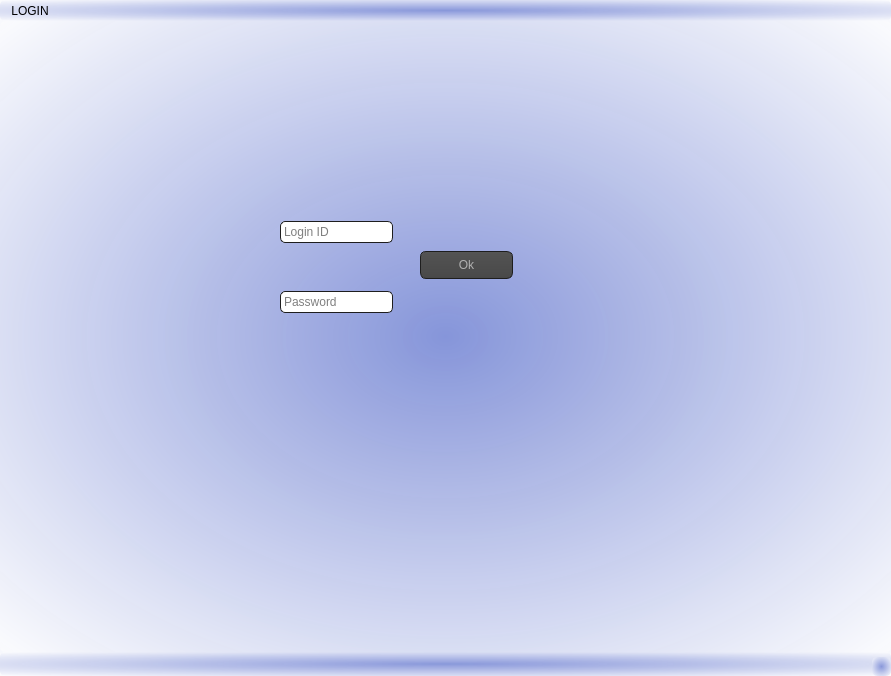
<?xml version="1.0" encoding="UTF-8"?>
<ui version="4.0">
 <class>MainWindow</class>
 <widget class="QMainWindow" name="MainWindow">
  <property name="geometry">
   <rect>
    <x>0</x>
    <y>0</y>
    <width>891</width>
    <height>676</height>
   </rect>
  </property>
  <property name="windowTitle">
   <string>MainWindow</string>
  </property>
  <property name="styleSheet">
   <string notr="true">QToolTip
{
     border: 1px solid black;
     background-color: #ffa02f;
     padding: 1px;
     border-radius: 3px;
     opacity: 100;
}
QFrame
{
	background-color: rgb(98, 98, 98);
}

QWidget
{
/* widget-&gt;setStyleSheet(&quot;background-color: transparent;&quot;);
widget-&gt;setWindowFlags(Qt::FramelessWindowHint);   //No windowing
widget-&gt;setAttribute(Qt::WA_TranslucentBackground); // No background*/
	color: rgb(0, 0, 0);
 /*  color: #b1b1b1;*/
 
	background-color: qradialgradient(spread:pad, cx:0.5, cy:0.5, radius:0.732, fx:0.5, fy:0.5, stop:0 rgba(134, 149, 217, 245), stop:1 rgba(255, 255, 255, 255));
	/*background-color: qradialgradient(spread:pad, cx:0.5, cy:0.5, radius:0.752, fx:0.513, fy:0.511364, stop:0 rgba(93, 63, 211, 255), stop:1 rgba(255, 255, 255, 255));*/

  padding: 1px;
   /* border-style: solid;
  /*  border: 1px solid #1e1e1e;*/
    border-radius: 5;
  /* background-color: #674ea7;*/
/*#323232; loun el page mtaa e l ajout w mtaa el supprimer w el adition w el affichage */
}

QWidget:item:hover
{
    background-color: QLinearGradient( x1: 0, y1: 0, x2: 0, y2: 1, stop: 0 #ffa02f, stop: 1 #ca0619);
    color: #000000;
}

QWidget:item:selected
{
    background-color: QLinearGradient( x1: 0, y1: 0, x2: 0, y2: 1, stop: 0 #ffa02f, stop: 1 #d7801a);
}

QMenuBar::item
{
    background: transparent;
}

QMenuBar::item:selected
{
    background: transparent;
    border: 1px solid #ffaa00;
}

QMenuBar::item:pressed
{
    background: #444;
    border: 1px solid #000;
    background-color: QLinearGradient(
        x1:0, y1:0,
        x2:0, y2:1,
        stop:1 #212121,
        stop:0.4 #343434/*,
        stop:0.2 #343434,
        stop:0.1 #ffaa00*/
    );
    margin-bottom:-1px;
    padding-bottom:1px;
}

QMenu
{
    border: 1px solid #000;
}

QMenu::item
{
    padding: 2px 20px 2px 20px;
}

QMenu::item:selected
{
    color: #000000;
}

QWidget:disabled
{
    color: #404040;
    background-color: #323232;
}

QAbstractItemView
{
    background-color: QLinearGradient( x1: 0, y1: 0, x2: 0, y2: 1, stop: 0 #4d4d4d, stop: 0.1 #646464, stop: 1 #5d5d5d);
}

QWidget:focus
{
    /*border: 2px solid QLinearGradient( x1: 0, y1: 0, x2: 0, y2: 1, stop: 0 #ffa02f, stop: 1 #d7801a);*/
}

QLineEdit
{
    background-color: QLinearGradient( x1: 0, y1: 0, x2: 0, y2: 1, stop: 0 #4d4d4d, stop: 0 #646464, stop: 1 #5d5d5d);
    padding: 1px;
    border-style: solid;
    border: 1px solid #1e1e1e;
    border-radius: 5;
}

QPushButton
{
    color: #b1b1b1;
    background-color: QLinearGradient( x1: 0, y1: 0, x2: 0, y2: 1, stop: 0 #565656, stop: 0.1 #525252, stop: 0.5 #4e4e4e, stop: 0.9 #4a4a4a, stop: 1 #464646);
    border-width: 1px;
    border-color: #1e1e1e;
    border-style: solid;
    border-radius: 6;
    padding: 3px;
    font-size: 12px;
    padding-left: 5px;
    padding-right: 5px;
}

QPushButton:pressed
{
    background-color: QLinearGradient( x1: 0, y1: 0, x2: 0, y2: 1, stop: 0 #2d2d2d, stop: 0.1 #2b2b2b, stop: 0.5 #292929, stop: 0.9 #282828, stop: 1 #252525);
}

QComboBox
{
    selection-background-color: #ffaa00;
    background-color: QLinearGradient( x1: 0, y1: 0, x2: 0, y2: 1, stop: 0 #565656, stop: 0.1 #525252, stop: 0.5 #4e4e4e, stop: 0.9 #4a4a4a, stop: 1 #464646);
    border-style: solid;
    border: 1px solid #1e1e1e;
    border-radius: 5;
}

QComboBox:hover,QPushButton:hover
{
    border: 2px solid QLinearGradient( x1: 0, y1: 0, x2: 0, y2: 1, stop: 0 #ffa02f, stop: 1 #d7801a);
}


QComboBox:on
{
    padding-top: 3px;
    padding-left: 4px;
    background-color: QLinearGradient( x1: 0, y1: 0, x2: 0, y2: 1, stop: 0 #2d2d2d, stop: 0.1 #2b2b2b, stop: 0.5 #292929, stop: 0.9 #282828, stop: 1 #252525);
    selection-background-color: #ffaa00;
}

QComboBox QAbstractItemView
{
    border: 2px solid darkgray;
    selection-background-color: QLinearGradient( x1: 0, y1: 0, x2: 0, y2: 1, stop: 0 #ffa02f, stop: 1 #d7801a);
}

QComboBox::drop-down
{
     subcontrol-origin: padding;
     subcontrol-position: top right;
     width: 15px;

     border-left-width: 0px;
     border-left-color: darkgray;
     border-left-style: solid; /* just a single line */
     border-top-right-radius: 3px; /* same radius as the QComboBox */
     border-bottom-right-radius: 3px;
 }

QComboBox::down-arrow
{
     image: url(:/down_arrow.png);
}

QGroupBox:focus
{
border: 2px solid QLinearGradient( x1: 0, y1: 0, x2: 0, y2: 1, stop: 0 #ffa02f, stop: 1 #d7801a);
}

QTextEdit:focus
{
    border: 2px solid QLinearGradient( x1: 0, y1: 0, x2: 0, y2: 1, stop: 0 #ffa02f, stop: 1 #d7801a);
}

QScrollBar:horizontal {
     border: 1px solid #222222;
     background: QLinearGradient( x1: 0, y1: 0, x2: 0, y2: 1, stop: 0.0 #121212, stop: 0.2 #282828, stop: 1 #484848);
     height: 7px;
     margin: 0px 16px 0 16px;
}

QScrollBar::handle:horizontal
{
      background: QLinearGradient( x1: 0, y1: 0, x2: 1, y2: 0, stop: 0 #ffa02f, stop: 0.5 #d7801a, stop: 1 #ffa02f);
      min-height: 20px;
      border-radius: 2px;
}

QScrollBar::add-line:horizontal {
      border: 1px solid #1b1b19;
      border-radius: 2px;
      background: QLinearGradient( x1: 0, y1: 0, x2: 1, y2: 0, stop: 0 #ffa02f, stop: 1 #d7801a);
      width: 14px;
      subcontrol-position: right;
      subcontrol-origin: margin;
}

QScrollBar::sub-line:horizontal {
      border: 1px solid #1b1b19;
      border-radius: 2px;
      background: QLinearGradient( x1: 0, y1: 0, x2: 1, y2: 0, stop: 0 #ffa02f, stop: 1 #d7801a);
      width: 14px;
     subcontrol-position: left;
     subcontrol-origin: margin;
}

QScrollBar::right-arrow:horizontal, QScrollBar::left-arrow:horizontal
{
      border: 1px solid black;
      width: 1px;
      height: 1px;
      background: white;
}

QScrollBar::add-page:horizontal, QScrollBar::sub-page:horizontal
{
      background: none;
}

QScrollBar:vertical
{
      background: QLinearGradient( x1: 0, y1: 0, x2: 1, y2: 0, stop: 0.0 #121212, stop: 0.2 #282828, stop: 1 #484848);
      width: 7px;
      margin: 16px 0 16px 0;
      border: 1px solid #222222;
}

QScrollBar::handle:vertical
{
      background: QLinearGradient( x1: 0, y1: 0, x2: 0, y2: 1, stop: 0 #ffa02f, stop: 0.5 #d7801a, stop: 1 #ffa02f);
      min-height: 20px;
      border-radius: 2px;
}

QScrollBar::add-line:vertical
{
      border: 1px solid #1b1b19;
      border-radius: 2px;
      background: QLinearGradient( x1: 0, y1: 0, x2: 0, y2: 1, stop: 0 #ffa02f, stop: 1 #d7801a);
      height: 14px;
      subcontrol-position: bottom;
      subcontrol-origin: margin;
}

QScrollBar::sub-line:vertical
{
      border: 1px solid #1b1b19;
      border-radius: 2px;
      background: QLinearGradient( x1: 0, y1: 0, x2: 0, y2: 1, stop: 0 #d7801a, stop: 1 #ffa02f);
      height: 14px;
      subcontrol-position: top;
      subcontrol-origin: margin;
}

QScrollBar::up-arrow:vertical, QScrollBar::down-arrow:vertical
{
      border: 1px solid black;
      width: 1px;
      height: 1px;
      background: white;
}


QScrollBar::add-page:vertical, QScrollBar::sub-page:vertical
{
      background: none;
}

QTextEdit
{
    background-color: #242424;
}

QPlainTextEdit
{
    background-color: #242424;
}

QHeaderView::section
{
    background-color: QLinearGradient(x1:0, y1:0, x2:0, y2:1, stop:0 #616161, stop: 0.5 #505050, stop: 0.6 #434343, stop:1 #656565);
    color: white;
    padding-left: 4px;
    border: 1px solid #6c6c6c;
}

QCheckBox:disabled
{
color: #414141;
}

QDockWidget::title
{
    text-align: center;
    spacing: 3px; /* spacing between items in the tool bar */
    background-color: QLinearGradient(x1:0, y1:0, x2:0, y2:1, stop:0 #323232, stop: 0.5 #242424, stop:1 #323232);
}

QDockWidget::close-button, QDockWidget::float-button
{
    text-align: center;
    spacing: 1px; /* spacing between items in the tool bar */
    background-color: QLinearGradient(x1:0, y1:0, x2:0, y2:1, stop:0 #323232, stop: 0.5 #242424, stop:1 #323232);
}

QDockWidget::close-button:hover, QDockWidget::float-button:hover
{
    background: #242424;
}

QDockWidget::close-button:pressed, QDockWidget::float-button:pressed
{
    padding: 1px -1px -1px 1px;
}

QMainWindow::separator
{
    background-color: QLinearGradient(x1:0, y1:0, x2:0, y2:1, stop:0 #161616, stop: 0.5 #151515, stop: 0.6 #212121, stop:1 #343434);
    color: white;
    padding-left: 4px;
    border: 1px solid #4c4c4c;
    spacing: 3px; /* spacing between items in the tool bar */
}

QMainWindow::separator:hover
{

    background-color: QLinearGradient(x1:0, y1:0, x2:0, y2:1, stop:0 #d7801a, stop:0.5 #b56c17 stop:1 #ffa02f);
    color: white;
    padding-left: 4px;
    border: 1px solid #6c6c6c;
    spacing: 3px; /* spacing between items in the tool bar */
}

QToolBar::handle
{
     spacing: 3px; /* spacing between items in the tool bar */
     background: url(:/images/handle.png);
}

QMenu::separator
{
    height: 2px;
    background-color: QLinearGradient(x1:0, y1:0, x2:0, y2:1, stop:0 #161616, stop: 0.5 #151515, stop: 0.6 #212121, stop:1 #343434);
    color: white;
    padding-left: 4px;
    margin-left: 10px;
    margin-right: 5px;
}

QProgressBar
{
    border: 2px solid grey;
    border-radius: 5px;
    text-align: center;
}

QProgressBar::chunk
{
    background-color: #d7801a;
    width: 2.15px;
    margin: 0.5px;
}

QTabBar::tab {
    color: #b1b1b1;
    border: 1px solid #444;
    border-bottom-style: none;
    background-color: #323232;
    padding-left: 10px;
    padding-right: 10px;
    padding-top: 3px;
    padding-bottom: 2px;
    margin-right: -1px;
}

QTabWidget::pane {
    border: 1px solid #444;
    top: 1px;
}

QTabBar::tab:last
{
    margin-right: 0; /* the last selected tab has nothing to overlap with on the right */
    border-top-right-radius: 3px;
}

QTabBar::tab:first:!selected
{
 margin-left: 0px; /* the last selected tab has nothing to overlap with on the right */


    border-top-left-radius: 3px;
}

QTabBar::tab:!selected
{
    color: #b1b1b1;
    border-bottom-style: solid;
    margin-top: 3px;
    background-color: QLinearGradient(x1:0, y1:0, x2:0, y2:1, stop:1 #212121, stop:.4 #343434);
}

QTabBar::tab:selected
{
    border-top-left-radius: 3px;
    border-top-right-radius: 3px;
    margin-bottom: 0px;
}

QTabBar::tab:!selected:hover
{
    /*border-top: 2px solid #ffaa00;
    padding-bottom: 3px;*/
    border-top-left-radius: 3px;
    border-top-right-radius: 3px;
    background-color: QLinearGradient(x1:0, y1:0, x2:0, y2:1, stop:1 #212121, stop:0.4 #343434, stop:0.2 #343434, stop:0.1 #ffaa00);
}

QRadioButton::indicator:checked, QRadioButton::indicator:unchecked{
    color: #b1b1b1;
    background-color: #323232;
    border: 1px solid #b1b1b1;
    border-radius: 6px;
}

QRadioButton::indicator:checked
{
    background-color: qradialgradient(
        cx: 0.5, cy: 0.5,
        fx: 0.5, fy: 0.5,
        radius: 1.0,
        stop: 0.25 #ffaa00,
        stop: 0.3 #323232
    );
}

QCheckBox::indicator{
    color: #b1b1b1;
    background-color: #323232;
    border: 1px solid #b1b1b1;
    width: 9px;
    height: 9px;
}

QRadioButton::indicator
{
    border-radius: 6px;
}

QRadioButton::indicator:hover, QCheckBox::indicator:hover
{
    border: 1px solid #ffaa00;
}

QCheckBox::indicator:checked
{
    image:url(:/images/checkbox.png);
}

QCheckBox::indicator:disabled, QRadioButton::indicator:disabled
{
    border: 1px solid #444;
}

</string>
  </property>
  <property name="tabShape">
   <enum>QTabWidget::Rounded</enum>
  </property>
  <widget class="QWidget" name="centralwidget">
   <widget class="QPushButton" name="pushButton_login">
    <property name="geometry">
     <rect>
      <x>420</x>
      <y>230</y>
      <width>93</width>
      <height>28</height>
     </rect>
    </property>
    <property name="text">
     <string>Ok</string>
    </property>
   </widget>
   <widget class="QLineEdit" name="login">
    <property name="geometry">
     <rect>
      <x>280</x>
      <y>200</y>
      <width>113</width>
      <height>22</height>
     </rect>
    </property>
    <property name="styleSheet">
     <string notr="true">background-color: rgb(255, 255, 255);</string>
    </property>
    <property name="placeholderText">
     <string>Login ID</string>
    </property>
   </widget>
   <widget class="QLineEdit" name="mdp">
    <property name="geometry">
     <rect>
      <x>280</x>
      <y>270</y>
      <width>113</width>
      <height>22</height>
     </rect>
    </property>
    <property name="styleSheet">
     <string notr="true">background-color: rgb(255, 255, 255);</string>
    </property>
    <property name="frame">
     <bool>true</bool>
    </property>
    <property name="echoMode">
     <enum>QLineEdit::Password</enum>
    </property>
    <property name="dragEnabled">
     <bool>false</bool>
    </property>
    <property name="placeholderText">
     <string>Password</string>
    </property>
   </widget>
  </widget>
  <widget class="QMenuBar" name="menubar">
   <property name="geometry">
    <rect>
     <x>0</x>
     <y>0</y>
     <width>891</width>
     <height>28</height>
    </rect>
   </property>
   <widget class="QMenu" name="menuLOGIN">
    <property name="title">
     <string>LOGIN</string>
    </property>
   </widget>
   <addaction name="menuLOGIN"/>
  </widget>
  <widget class="QStatusBar" name="statusbar"/>
 </widget>
 <resources/>
 <connections/>
</ui>
